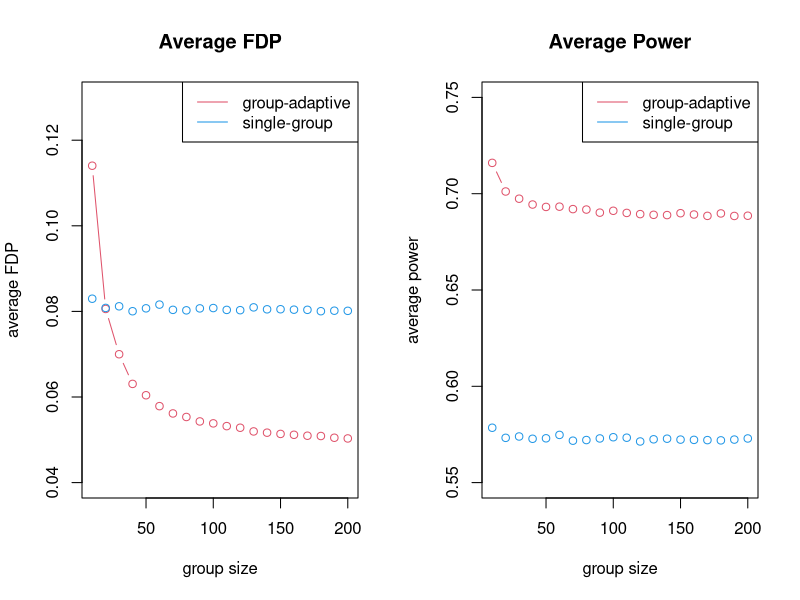
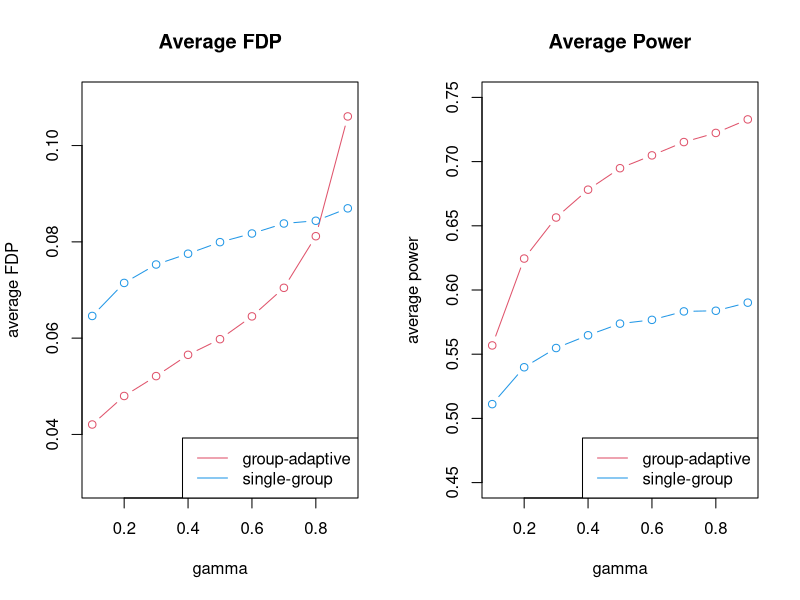
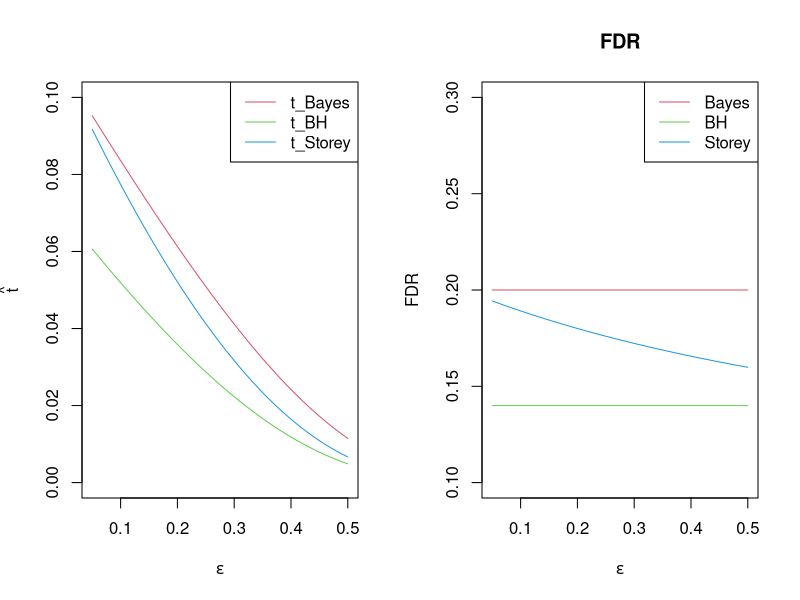
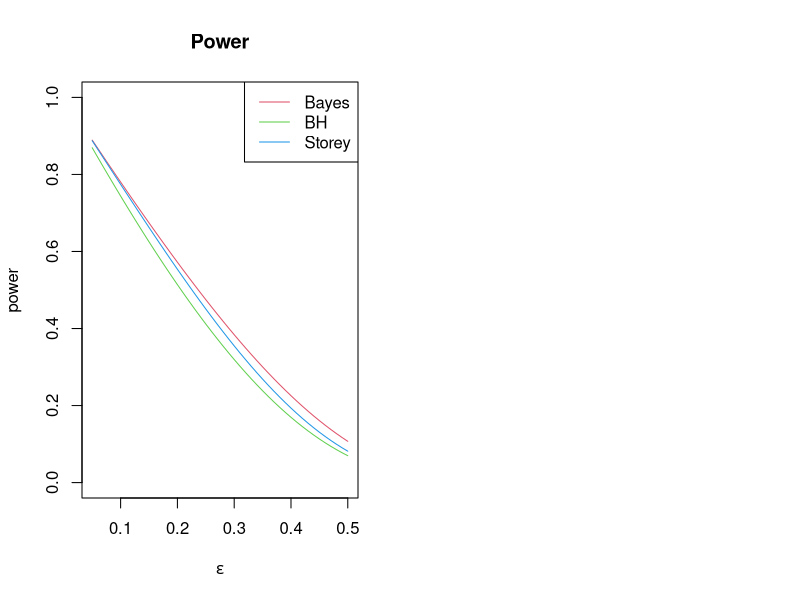

These charts were generated, in order, by the following R code:
## ---- chunk 1
# general modified BH method for each group
modified_BH = function(P, alpha, gamma){
    n = length(P)
    order_index = order(P, decreasing=FALSE)
    pi_hat = sum(P>gamma)/n/(1-gamma)
    P[P>gamma] = Inf   # never reject any p > gamma
    ks = which(P[order_index] <= (1:n)*alpha/n/pi_hat)
    if(length(ks)==0){
        return(NULL)
    }else{
        k = max(ks)
        rej_index = order_index[1:k]
        return(rej_index)
    }
}

# group adaptive BH function
group_adaptive_BH = function(P, group_sizes, alpha, gamma) {
    n = length(P)
    K = length(group_sizes)
    rej_index = NULL
    inx = 1
    for (k in 1:K) {
        group_rej_index = modified_BH(P[inx:(inx+group_sizes[k]-1)], alpha, gamma)
        rej_index = c(rej_index, c(inx:(inx+group_sizes[k]-1))[group_rej_index])
        inx = inx + group_sizes[k]
    }
    return(rej_index)
}
## ---- chunk 2
# function for simulating data
simulate_data = function(group_sizes, sig_proportions){
    n = sum(group_sizes)
    K = length(group_sizes)
    Signal = P = NULL
    for (k in 1:K) {
        n_sig = round(group_sizes[k]*sig_proportions[k], digits=0)
        p_sig = 2*pnorm(abs(rnorm(n_sig,2,1)),lower.tail=FALSE)
        P = c(P, p_sig, runif(group_sizes[k]-n_sig))
        Signal = c(Signal, rep(1,n_sig), rep(0,group_sizes[k]-n_sig)) # 0:null, 1:signal
    }
    return(list(Signal=Signal, P=P))
}

# function for calculating the average FDP & average power
average_FDP_and_power = function(group_sizes, sig_proportions, alpha, gamma, sim_num){
    FDP = power = rep(0,sim_num)
    for (i in 1:sim_num) {
        data = simulate_data(group_sizes, sig_proportions)
        rej_index = group_adaptive_BH(data$P, group_sizes, alpha, gamma)
        FDP[i] = sum(data$Signal[rej_index]==0) / length(rej_index)
        power[i] = sum(data$Signal[rej_index]==1) / sum(data$Signal)
    }
    return(list(average_FDP=mean(FDP), average_power=mean(power)))
}
## ---- chunk 3
set.seed(1)
group = average_FDP_and_power(group_sizes=rep(50,20), 
                               sig_proportions=c(rep(0,10),rep(0.5,10)), 
                               alpha=0.1, gamma=0.5, sim_num=1000)
single = average_FDP_and_power(group_sizes=1000, 
                               sig_proportions=0.25, 
                               alpha=0.1, gamma=0.5, sim_num=1000)
# report results
results = matrix(NA,2,2)
colnames(results) = c("average_FDP","average_power")
rownames(results) = c("group-adaptive BH","single-group BH")
results["group-adaptive BH",] = c(group$average_FDP, group$average_power)
results["single-group BH",] = c(single$average_FDP, single$average_power)
results
## ---- chunk 4
set.seed(1)
group_averages = single_averages = matrix(NA,10,2)
for (i in 1:10) {
    sig_proportions = sample(10, 20, replace=TRUE)/10
    group = average_FDP_and_power(group_sizes=rep(50,20), 
                                  sig_proportions, 
                                  alpha=0.1, gamma=0.5, sim_num=1000)
    single = average_FDP_and_power(group_sizes=1000, 
                                  mean(sig_proportions), 
                                  alpha=0.1, gamma=0.5, sim_num=1000)
    group_averages[i,] = c(group$average_FDP, group$average_power)
    single_averages[i,] = c(single$average_FDP, single$average_power)
}

# report results
results["group-adaptive BH",] = colMeans(group_averages)
results["single-group BH",] = colMeans(single_averages)
results
## ---- chunk 5
set.seed(1)
sizes = seq(10,200,10)
sig_proportions = sample(10, 20, replace=TRUE)/10

group_size_averages = matrix(NA,length(sizes),4)
for (i in 1:length(sizes)) {
    n = sizes[i] * 20
    group = average_FDP_and_power(group_sizes = rep(sizes[i],20), 
                                  sig_proportions, 
                                  alpha=0.1, gamma=0.5, sim_num=1000)
    single = average_FDP_and_power(group_sizes = n, 
                                  mean(sig_proportions), 
                                  alpha=0.1, gamma=0.5, sim_num=1000)
    group_size_averages[i,] = c(group$average_FDP, group$average_power,
                                single$average_FDP, single$average_power)
}
## ---- chunk 6
# report results by plotting
par(mfrow=c(1,2))
plot(sizes, group_size_averages[,1], col=2, type="b", ylim=c(0.04,0.13), 
     xlab="group size",ylab="average FDP",main="Average FDP")
lines(sizes, group_size_averages[,3], col=4, type="b")
legend("topright", legend=c("group-adaptive","single-group"), col=c(2,4), lty=1)

plot(sizes, group_size_averages[,2], col=2, type="b", ylim=c(0.55,0.75), 
     xlab="group size",ylab="average power",main="Average Power")
lines(sizes, group_size_averages[,4], col=4, type="b")
legend("topright", legend=c("group-adaptive","single-group"), col=c(2,4), lty=1)
## ---- chunk 7
set.seed(1)
gammas = seq(0.1,0.9,0.1)
sig_proportions = sample(10, 20, replace=TRUE)/10

gamma_averages = matrix(NA,length(gammas),4)
for (i in 1:length(gammas)) {
    group = average_FDP_and_power(group_sizes = rep(50,20), 
                                  sig_proportions, 
                                  alpha=0.1, gammas[i], sim_num=1000)
    single = average_FDP_and_power(group_sizes = 1000, 
                                  mean(sig_proportions), 
                                  alpha=0.1, gammas[i], sim_num=1000)
    gamma_averages[i,] = c(group$average_FDP, group$average_power,
                                single$average_FDP, single$average_power)
}
## ---- chunk 8
# report results by plotting
par(mfrow=c(1,2))
plot(gammas, gamma_averages[,1], col=2, type="b", ylim=c(0.03,0.11), 
     xlab="gamma",ylab="average FDP",main="Average FDP")
lines(gammas, gamma_averages[,3], col=4, type="b")
legend("bottomright", legend=c("group-adaptive","single-group"), col=c(2,4), lty=1)

plot(gammas, gamma_averages[,2], col=2, type="b", ylim=c(0.45,0.75), 
     xlab="gamma",ylab="average power",main="Average Power")
lines(gammas, gamma_averages[,4], col=4, type="b")
legend("bottomright", legend=c("group-adaptive","single-group"), col=c(2,4), lty=1)
## ---- chunk 9
t_Bayes = function(alpha, pi, epsilon){
    t = ( pi*(1-alpha)/alpha/(1-pi) )^(1/(epsilon-1))
    return(t)
}
t_BH = function(alpha, pi, epsilon){
    t = ( (1-alpha*pi)/alpha/(1-pi) )^(1/(epsilon-1))
    return(t)
}
t_Storey = function(alpha, pi, epsilon){
    numerator = 2 - pi*(1+alpha) - (1-pi)*0.5^(epsilon-1)
    t = (numerator/alpha/(1-pi))^(1/(epsilon-1))
    return(t)
}
## ---- chunk 10
alpha = 0.2
pi = 0.7
epsilons = seq(0.05,0.5,0.01)
Bayes = BH = Storey = rep(NA,length(epsilons))
for (i in 1:length(epsilons)) {
    Bayes[i] = t_Bayes(alpha, pi, epsilons[i])
    BH[i] = t_BH(alpha, pi, epsilons[i])
    Storey[i] = t_Storey(alpha, pi, epsilons[i])
}

plot(epsilons, Bayes, col=2, type="l", ylim=c(0,0.1), 
     xlab=expression(epsilon),ylab=expression(hat(t)))
lines(epsilons, BH, col=3, type="l")
lines(epsilons, Storey, col=4, type="l")
legend("topright", legend=c("t_Bayes","t_BH","t_Storey"), col=c(2,3,4), lty=1)
## ---- chunk 11
FDR = function(t, pi, epsilon){
    return(pi / ( pi+(1-pi)*t^(epsilon-1) ))
}
power = function(t, epsilon){
    return(t^epsilon)
}
## ---- chunk 12
alpha = 0.2
pi = 0.7
epsilons = seq(0.05,0.5,0.01)
Bayes = BH = Storey = rep(NA,length(epsilons))
for (i in 1:length(epsilons)) {
    Bayes[i] = FDR(t_Bayes(alpha, pi, epsilons[i]), pi, epsilons[i])
    BH[i] = FDR(t_BH(alpha, pi, epsilons[i]), pi, epsilons[i])
    Storey[i] = FDR(t_Storey(alpha, pi, epsilons[i]), pi, epsilons[i])
}

plot(epsilons, Bayes, col=2, type="l", ylim=c(0.1,0.3), 
     xlab=expression(epsilon),ylab="FDR",main="FDR")
lines(epsilons, BH, col=3, type="l")
lines(epsilons, Storey, col=4, type="l")
legend("topright", legend=c("Bayes","BH","Storey"), col=c(2,3,4), lty=1)
## ---- chunk 13
alpha = 0.2
pi = 0.7
epsilons = seq(0.05,0.5,0.01)
Bayes = BH = Storey = rep(NA,length(epsilons))
for (i in 1:length(epsilons)) {
    Bayes[i] = power(t_Bayes(alpha, pi, epsilons[i]), epsilons[i])
    BH[i] = power(t_BH(alpha, pi, epsilons[i]), epsilons[i])
    Storey[i] = power(t_Storey(alpha, pi, epsilons[i]), epsilons[i])
}

plot(epsilons, Bayes, col=2, type="l", ylim=c(0,1), 
     xlab=expression(epsilon),ylab="power",main="Power")
lines(epsilons, BH, col=3, type="l")
lines(epsilons, Storey, col=4, type="l")
legend("topright", legend=c("Bayes","BH","Storey"), col=c(2,3,4), lty=1)
## ---- chunk 14
coverage_rate = function(sim_num, N, p, alpha){
    p_hats = rmultinom(sim_num, size=N, prob=p) / N
    coverages = rep(0,sim_num)
    for (i in 1:sim_num) {
        max_p_inx = which.max(p_hats[,i])
        max_p = p_hats[,i][max_p_inx]
        z = qnorm(alpha/2, 0, 1,lower.tail=FALSE)
        CI_left =  max_p - z * sqrt(max_p*(1-max_p)/N)
        CI_right = max_p + z * sqrt(max_p*(1-max_p)/N)
        true_p = p[max_p_inx]
        if((true_p>=CI_left) & (true_p<=CI_right)){ coverages[i] = 1}
    }
    return(mean(coverages))
}
## ---- chunk 15
set.seed(1)
p1 = rep(1/20,20)
coverage_rate(sim_num=10000, N=1000, p=p1, alpha=0.1)
## ---- chunk 16
set.seed(1)
p2 = 1/(1:20)
coverage_rate(sim_num=10000, N=1000, p=p2/sum(p2), alpha=0.1)
## ---- chunk 17
set.seed(1)
p1 = rep(1/20,20)
coverage_rate(sim_num=10000, N=1000, p=p1, alpha=0.1/20)
## ---- chunk 18
set.seed(1)
p2 = 1/(1:20)
coverage_rate(sim_num=10000, N=1000, p=p2/sum(p2), alpha=0.1/20)
